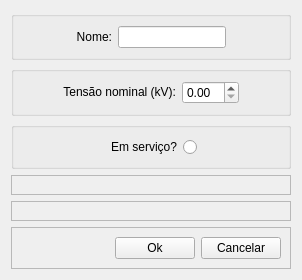
         <widget class="QWidget" name="pg_barra_carga">
          <layout class="QVBoxLayout" name="verticalLayout_5">
           <item>
            <widget class="QGroupBox" name="groupBox_13">
             <layout class="QHBoxLayout" name="horizontalLayout_15">
              <item>
               <spacer name="horizontalSpacer_11">
                <property name="orientation">
                 <enum>Qt::Horizontal</enum>
                </property>
                <property name="sizeHint" stdset="0">
                 <size>
                  <width>40</width>
                  <height>20</height>
                 </size>
                </property>
               </spacer>
              </item>
              <item>
               <widget class="QLabel" name="label_5">
                <property name="sizePolicy">
                 <sizepolicy hsizetype="Preferred" vsizetype="Fixed">
                  <horstretch>0</horstretch>
                  <verstretch>0</verstretch>
                 </sizepolicy>
                </property>
                <property name="minimumSize">
                 <size>
                  <width>0</width>
                  <height>0</height>
                 </size>
                </property>
                <property name="layoutDirection">
                 <enum>Qt::LeftToRight</enum>
                </property>
                <property name="text">
                 <string>Nome:</string>
                </property>
                <property name="alignment">
                 <set>Qt::AlignRight|Qt::AlignTrailing|Qt::AlignVCenter</set>
                </property>
               </widget>
              </item>
              <item>
               <widget class="QLineEdit" name="fp_nome_bc_lineEdit">
                <property name="sizePolicy">
                 <sizepolicy hsizetype="Preferred" vsizetype="Fixed">
                  <horstretch>0</horstretch>
                  <verstretch>0</verstretch>
                 </sizepolicy>
                </property>
               </widget>
              </item>
              <item>
               <spacer name="horizontalSpacer_12">
                <property name="orientation">
                 <enum>Qt::Horizontal</enum>
                </property>
                <property name="sizeHint" stdset="0">
                 <size>
                  <width>40</width>
                  <height>20</height>
                 </size>
                </property>
               </spacer>
              </item>
             </layout>
            </widget>
           </item>
           <item>
            <widget class="QGroupBox" name="groupBox_12">
             <layout class="QHBoxLayout" name="horizontalLayout_14">
              <item>
               <spacer name="horizontalSpacer_13">
                <property name="orientation">
                 <enum>Qt::Horizontal</enum>
                </property>
                <property name="sizeHint" stdset="0">
                 <size>
                  <width>40</width>
                  <height>20</height>
                 </size>
                </property>
               </spacer>
              </item>
              <item>
               <widget class="QLabel" name="label_6">
                <property name="sizePolicy">
                 <sizepolicy hsizetype="Preferred" vsizetype="Fixed">
                  <horstretch>0</horstretch>
                  <verstretch>0</verstretch>
                 </sizepolicy>
                </property>
                <property name="minimumSize">
                 <size>
                  <width>0</width>
                  <height>0</height>
                 </size>
                </property>
                <property name="text">
                 <string>Tensão nominal (kV):</string>
                </property>
                <property name="alignment">
                 <set>Qt::AlignRight|Qt::AlignTrailing|Qt::AlignVCenter</set>
                </property>
               </widget>
              </item>
              <item>
               <widget class="QDoubleSpinBox" name="fp_tensao_bc_SB">
                <property name="sizePolicy">
                 <sizepolicy hsizetype="Preferred" vsizetype="Fixed">
                  <horstretch>0</horstretch>
                  <verstretch>0</verstretch>
                 </sizepolicy>
                </property>
               </widget>
              </item>
              <item>
               <spacer name="horizontalSpacer_14">
                <property name="orientation">
                 <enum>Qt::Horizontal</enum>
                </property>
                <property name="sizeHint" stdset="0">
                 <size>
                  <width>40</width>
                  <height>20</height>
                 </size>
                </property>
               </spacer>
              </item>
             </layout>
            </widget>
           </item>
           <item>
            <widget class="QGroupBox" name="groupBox_11">
             <layout class="QHBoxLayout" name="horizontalLayout_13">
              <item>
               <spacer name="horizontalSpacer_16">
                <property name="orientation">
                 <enum>Qt::Horizontal</enum>
                </property>
                <property name="sizeHint" stdset="0">
                 <size>
                  <width>40</width>
                  <height>20</height>
                 </size>
                </property>
               </spacer>
              </item>
              <item>
               <widget class="QRadioButton" name="fp_servico_bc_RB">
                <property name="sizePolicy">
                 <sizepolicy hsizetype="Preferred" vsizetype="Fixed">
                  <horstretch>0</horstretch>
                  <verstretch>0</verstretch>
                 </sizepolicy>
                </property>
                <property name="layoutDirection">
                 <enum>Qt::RightToLeft</enum>
                </property>
                <property name="text">
                 <string>Em serviço?</string>
                </property>
               </widget>
              </item>
              <item>
               <spacer name="horizontalSpacer_15">
                <property name="orientation">
                 <enum>Qt::Horizontal</enum>
                </property>
                <property name="sizeHint" stdset="0">
                 <size>
                  <width>40</width>
                  <height>20</height>
                 </size>
                </property>
               </spacer>
              </item>
             </layout>
            </widget>
           </item>
           <item>
            <widget class="QFrame" name="frame_10">
             <property name="frameShape">
              <enum>QFrame::StyledPanel</enum>
             </property>
             <property name="frameShadow">
              <enum>QFrame::Raised</enum>
             </property>
             <layout class="QHBoxLayout" name="horizontalLayout_12"/>
            </widget>
           </item>
           <item>
            <widget class="QFrame" name="frame_9">
             <property name="frameShape">
              <enum>QFrame::StyledPanel</enum>
             </property>
             <property name="frameShadow">
              <enum>QFrame::Raised</enum>
             </property>
             <layout class="QHBoxLayout" name="horizontalLayout_3"/>
            </widget>
           </item>
           <item>
            <widget class="QFrame" name="frame_39">
             <property name="frameShape">
              <enum>QFrame::StyledPanel</enum>
             </property>
             <property name="frameShadow">
              <enum>QFrame::Raised</enum>
             </property>
             <layout class="QHBoxLayout" name="horizontalLayout_40">
              <item>
               <spacer name="horizontalSpacer_61">
                <property name="orientation">
                 <enum>Qt::Horizontal</enum>
                </property>
                <property name="sizeHint" stdset="0">
                 <size>
                  <width>40</width>
                  <height>20</height>
                 </size>
                </property>
               </spacer>
              </item>
              <item>
               <widget class="QPushButton" name="fp_eq_ok_bc_PB">
                <property name="text">
                 <string>Ok</string>
                </property>
               </widget>
              </item>
              <item>
               <widget class="QPushButton" name="fp_eq_cancel_bc_PB">
                <property name="text">
                 <string>Cancelar</string>
                </property>
               </widget>
              </item>
             </layout>
            </widget>
           </item>
          </layout>
         </widget>
